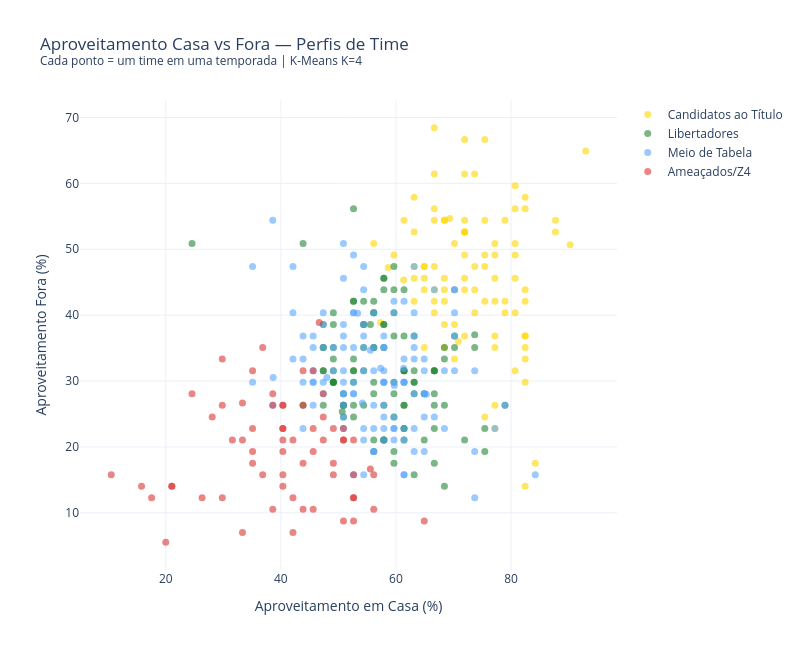

Notebook source saved alongside this figure:
### Code cell
# === GRÁFICO 5: SCATTER — APROVEITAMENTO CASA vs FORA com CLUSTERS ===

# Calcular aproveitamento fora de casa
# (precisamos recalcular isso de forma limpa)
for idx, row in df_metricas.iterrows():
    ano, time = row['ano'], row['time']
    df_ano = df_era[df_era['ano'] == ano]
    visit = df_ano[df_ano['visitante'] == time]
    pts_fora = 0
    for _, j in visit.iterrows():
        gm, gv = int(j['mandante_Placar']), int(j['visitante_Placar'])
        if gv > gm: pts_fora += 3
        elif gm == gv: pts_fora += 1
    df_metricas.loc[idx, 'aprov_fora'] = pts_fora / max(len(visit) * 3, 1) * 100
    
    mand = df_ano[df_ano['mandante'] == time]
    pts_casa = 0
    for _, j in mand.iterrows():
        gm, gv = int(j['mandante_Placar']), int(j['visitante_Placar'])
        if gm > gv: pts_casa += 3
        elif gm == gv: pts_casa += 1
    df_metricas.loc[idx, 'aprov_casa'] = pts_casa / max(len(mand) * 3, 1) * 100

fig_cv = go.Figure()

for perfil, cor in cluster_colors.items():
    sub = df_metricas[df_metricas['perfil'] == perfil]
    fig_cv.add_trace(go.Scatter(
        x=sub['aprov_casa'], y=sub['aprov_fora'],
        mode='markers',
        marker=dict(color=cor, size=7, opacity=0.6),
        name=perfil,
        hovertemplate='%{customdata[0]} (%{customdata[1]})<br>'
                      'Aprov. Casa: %{x:.1f}%<br>Aprov. Fora: %{y:.1f}%<br>'
                      'Posição: %{customdata[2]}°<extra></extra>',
        customdata=sub[['time', 'ano', 'posicao']].values
    ))

fig_cv.update_layout(
    title='Aproveitamento Casa vs Fora — Perfis de Time<br>'
          '<sup>Cada ponto = um time em uma temporada | K-Means K=4</sup>',
    xaxis_title='Aproveitamento em Casa (%)',
    yaxis_title='Aproveitamento Fora (%)',
    template='plotly_white',
    width=800, height=650,
)

fig_cv.show()
fig_cv.write_html('../charts/cluster_casa_fora.html', include_plotlyjs='cdn')
print('Gráfico exportado: charts/cluster_casa_fora.html')
